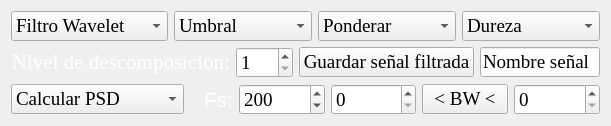
   <widget class="QWidget" name="verticalLayoutWidget_2">
    <property name="geometry">
     <rect>
      <x>670</x>
      <y>470</y>
      <width>611</width>
      <height>105</height>
     </rect>
    </property>
    <layout class="QVBoxLayout" name="verticalLayout_2">
     <item>
      <layout class="QHBoxLayout" name="horizontalLayout">
       <item>
        <widget class="QComboBox" name="botonFiltrar">
         <property name="font">
          <font>
           <family>Times New Roman</family>
           <pointsize>14</pointsize>
          </font>
         </property>
         <item>
          <property name="text">
           <string>Filtro Wavelet</string>
          </property>
         </item>
         <item>
          <property name="text">
           <string>Ver filtrada</string>
          </property>
         </item>
         <item>
          <property name="text">
           <string>Ver original</string>
          </property>
         </item>
         <item>
          <property name="text">
           <string>Comparar</string>
          </property>
         </item>
         <item>
          <property name="text">
           <string>Aprox y detalles</string>
          </property>
         </item>
         <item>
          <property name="text">
           <string>Detalles filtrados</string>
          </property>
         </item>
        </widget>
       </item>
       <item>
        <widget class="QComboBox" name="botonUmbral">
         <property name="font">
          <font>
           <family>Times New Roman</family>
           <pointsize>14</pointsize>
           <weight>50</weight>
           <bold>false</bold>
          </font>
         </property>
         <item>
          <property name="text">
           <string>Umbral</string>
          </property>
         </item>
         <item>
          <property name="text">
           <string>Universal</string>
          </property>
         </item>
         <item>
          <property name="text">
           <string>Minimax</string>
          </property>
         </item>
         <item>
          <property name="text">
           <string>Sure</string>
          </property>
         </item>
        </widget>
       </item>
       <item>
        <widget class="QComboBox" name="botonPonderar">
         <property name="font">
          <font>
           <family>Times New Roman</family>
           <pointsize>14</pointsize>
           <weight>50</weight>
           <bold>false</bold>
          </font>
         </property>
         <item>
          <property name="text">
           <string>Ponderar</string>
          </property>
         </item>
         <item>
          <property name="text">
           <string>Común</string>
          </property>
         </item>
         <item>
          <property name="text">
           <string>Primer nivel</string>
          </property>
         </item>
         <item>
          <property name="text">
           <string>Multi nivel</string>
          </property>
         </item>
        </widget>
       </item>
       <item>
        <widget class="QComboBox" name="botonDureza">
         <property name="font">
          <font>
           <family>Times New Roman</family>
           <pointsize>14</pointsize>
           <weight>50</weight>
           <bold>false</bold>
          </font>
         </property>
         <item>
          <property name="text">
           <string>Dureza</string>
          </property>
         </item>
         <item>
          <property name="text">
           <string>Duro</string>
          </property>
         </item>
         <item>
          <property name="text">
           <string>Suave</string>
          </property>
         </item>
        </widget>
       </item>
      </layout>
     </item>
     <item>
      <layout class="QHBoxLayout" name="horizontalLayout_2" stretch="0,0,0,0">
       <item>
        <widget class="QLabel" name="nivelDescmpn">
         <property name="font">
          <font>
           <family>Times New Roman</family>
           <pointsize>14</pointsize>
           <weight>75</weight>
           <bold>true</bold>
          </font>
         </property>
         <property name="text">
          <string>&lt;html&gt;&lt;head/&gt;&lt;body&gt;&lt;p align=&quot;right&quot;&gt;&lt;span style=&quot; font-size:16pt; font-weight:400; color:#ffffff;&quot;&gt;Nivel de descomposicion:&lt;/span&gt;&lt;/p&gt;&lt;/body&gt;&lt;/html&gt;</string>
         </property>
        </widget>
       </item>
       <item>
        <widget class="QSpinBox" name="nivel">
         <property name="sizePolicy">
          <sizepolicy hsizetype="Expanding" vsizetype="Fixed">
           <horstretch>0</horstretch>
           <verstretch>0</verstretch>
          </sizepolicy>
         </property>
         <property name="font">
          <font>
           <family>Times New Roman</family>
           <pointsize>14</pointsize>
          </font>
         </property>
         <property name="minimum">
          <number>1</number>
         </property>
         <property name="maximum">
          <number>100</number>
         </property>
         <property name="singleStep">
          <number>1</number>
         </property>
         <property name="value">
          <number>1</number>
         </property>
        </widget>
       </item>
       <item>
        <widget class="QPushButton" name="botonGuardar">
         <property name="font">
          <font>
           <family>Times New Roman</family>
           <pointsize>14</pointsize>
          </font>
         </property>
         <property name="text">
          <string>Guardar señal filtrada</string>
         </property>
        </widget>
       </item>
       <item>
        <widget class="QLineEdit" name="nombreGuardar">
         <property name="font">
          <font>
           <family>Times New Roman</family>
           <pointsize>14</pointsize>
          </font>
         </property>
         <property name="text">
          <string>Nombre señal</string>
         </property>
        </widget>
       </item>
      </layout>
     </item>
     <item>
      <layout class="QHBoxLayout" name="horizontalLayout_3" stretch="20,10,20,20,20,20">
       <item>
        <widget class="QComboBox" name="botonPSD">
         <property name="font">
          <font>
           <family>Times New Roman</family>
           <pointsize>14</pointsize>
          </font>
         </property>
         <item>
          <property name="text">
           <string>Calcular PSD</string>
          </property>
         </item>
         <item>
          <property name="text">
           <string>|Armónicos|</string>
          </property>
         </item>
         <item>
          <property name="text">
           <string>PSD crudo</string>
          </property>
         </item>
         <item>
          <property name="text">
           <string>PSD Welch</string>
          </property>
         </item>
         <item>
          <property name="text">
           <string>PSD Multi-taper</string>
          </property>
         </item>
         <item>
          <property name="text">
           <string>Tiempo frecuencia</string>
          </property>
         </item>
        </widget>
       </item>
       <item>
        <widget class="QLabel" name="labelFs">
         <property name="font">
          <font>
           <pointsize>14</pointsize>
          </font>
         </property>
         <property name="text">
          <string>&lt;html&gt;&lt;head/&gt;&lt;body&gt;&lt;p align=&quot;right&quot;&gt;&lt;span style=&quot; font-size:16pt; color:#ffffff;&quot;&gt;Fs:&lt;/span&gt;&lt;/p&gt;&lt;/body&gt;&lt;/html&gt;</string>
         </property>
        </widget>
       </item>
       <item>
        <widget class="QSpinBox" name="fs">
         <property name="font">
          <font>
           <family>Times New Roman</family>
           <pointsize>14</pointsize>
          </font>
         </property>
         <property name="minimum">
          <number>1</number>
         </property>
         <property name="maximum">
          <number>100000</number>
         </property>
         <property name="singleStep">
          <number>100</number>
         </property>
         <property name="value">
          <number>200</number>
         </property>
        </widget>
       </item>
       <item>
        <widget class="QSpinBox" name="bwMin">
         <property name="font">
          <font>
           <family>Times New Roman</family>
           <pointsize>14</pointsize>
          </font>
         </property>
         <property name="maximum">
          <number>10000</number>
         </property>
         <property name="singleStep">
          <number>5</number>
         </property>
        </widget>
       </item>
       <item>
        <widget class="QPushButton" name="botonBW">
         <property name="font">
          <font>
           <family>Times New Roman</family>
           <pointsize>14</pointsize>
          </font>
         </property>
         <property name="text">
          <string>&lt; BW &lt;</string>
         </property>
        </widget>
       </item>
       <item>
        <widget class="QSpinBox" name="bwMax">
         <property name="font">
          <font>
           <family>Times New Roman</family>
           <pointsize>14</pointsize>
          </font>
         </property>
         <property name="maximum">
          <number>10000</number>
         </property>
         <property name="singleStep">
          <number>5</number>
         </property>
        </widget>
       </item>
      </layout>
     </item>
    </layout>
   </widget>
